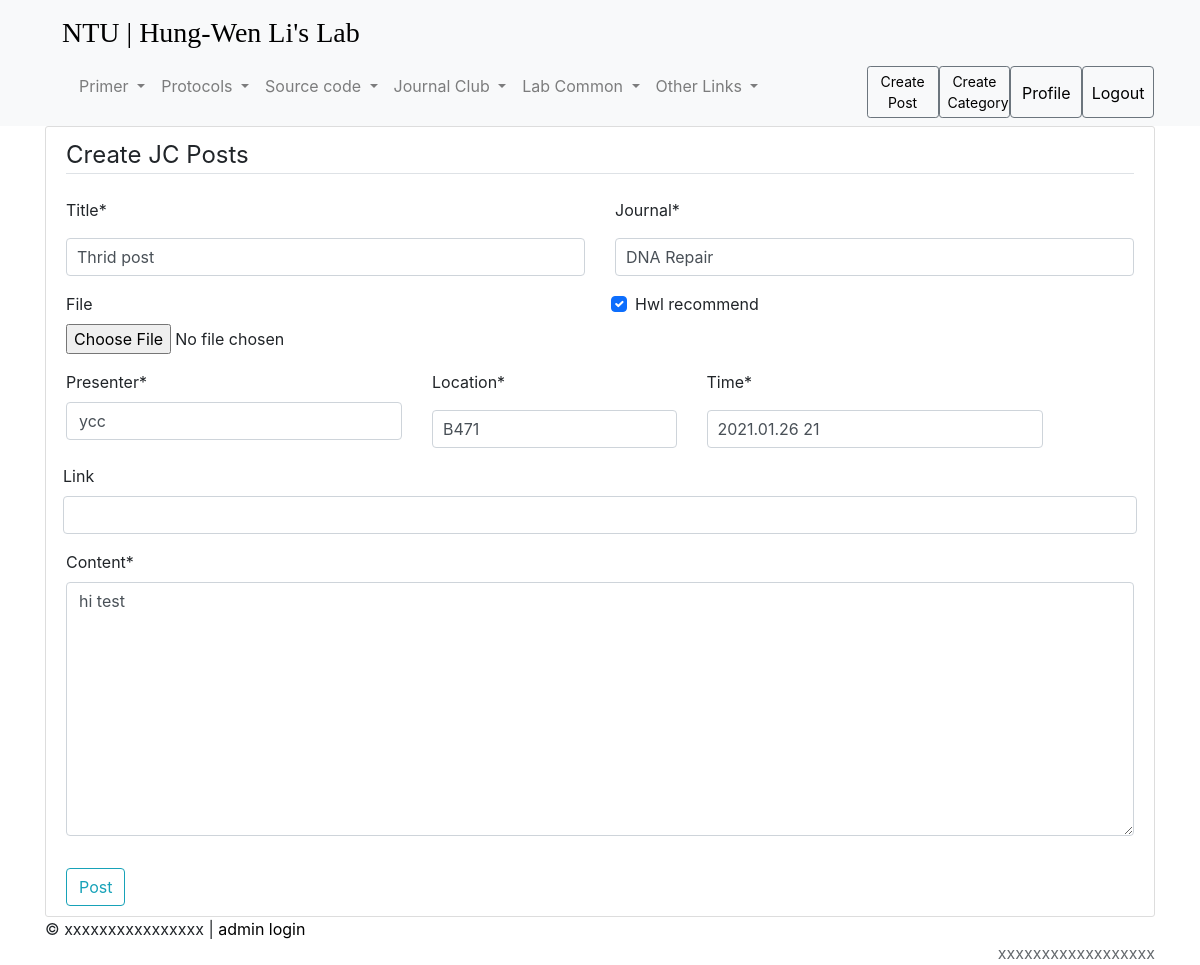
The app's page /JC/16/update/ (signed in) with its own data.
### posts/models.py (models this page shows, shortened)
class Jcpaper(models.Model):
    title = models.CharField(max_length=200)
    journal = models.CharField(max_length=200)
    hwl_recommend = models.BooleanField(default=True)
    time = models.DateTimeField()
    location = models.CharField(max_length=50)
    file = models.FileField(upload_to='JC/%Y/', blank=True)
    link = models.URLField(blank=True)
    content = models.TextField()
    presenter = models.ForeignKey(User, on_delete=models.CASCADE)
    date_posted = models.DateTimeField(default=timezone.now)

### posts/views.py (the view)
# urls.py: path('JC/<int:pk>/update/', posts_views.JCUpdateView.as_view(), name='JCupdate'),
class JCUpdateView(LoginRequiredMixin, UpdateView):
    model = Jcpaper
    fields = ['title', 'journal','hwl_recommend', 'presenter', 'file', 'location', 'time', 'link', 'content']
    template_name = 'posts/jcpaper_form.html'
    queryset = Jcpaper.objects.all()

### posts/templates/posts/jcpaper_form.html (shortened to what this page needs)
{% extends 'posts/base.html' %}
{% load crispy_forms_tags %}
{% block content %}
{% load bootstrap4 %}
{% bootstrap_css %}
    <div class="content-section">
        <form action='' method="POST" enctype='multipart/form-data'>
            <fieldset class="form-group">
                <legend class="border-bottom mb-4">Create JC Posts</legend>
                <div class="row">
                    <div class="col-6">
                        {{ form.title|as_crispy_field }}
                    </div>
                    <div class="col-6">
                        {{ form.journal|as_crispy_field }}
                    </div>
                    <div class="col-6">
                        {{ form.file|as_crispy_field }}
                    </div>
                    <div class="col-6">
                        {{ form.hwl_recommend|as_crispy_field }}
                    </div>
                    <div class="col-4">
                        {{ form.presenter|as_crispy_field }}
                    </div>
                    <div class="col-3">
                        {{ form.location|as_crispy_field }}
                    </div>
                    <div class="col-4">
                        {{ form.time|as_crispy_field }}
                    </div>
                    {{ form.link|as_crispy_field }}
                </div>
                {{ form.content|as_crispy_field }}
            </fieldset>
            <div>
                <button class="btn btn-outline-info" type="submit">Post</button>
            </div>
        </form>
    </div>
{% endblock content %}

### posts/static/posts/post.css (style rules this page uses)
.content-section { background: #ffffff; padding: 10px 20px; border: 1px solid #dddddd; border-radius: 3px; margin-bottom: 0px; }

### posts/templates/posts/base.html (style rules this page uses)
input[type=text] { width: 100%; padding: 10px 10px; margin: 8px 0; box-sizing: border-box; }
body { font-family: "Lato", sans-serif; }

### records on screen
Jcpaper: title "Thrid post", journal "DNA Repair", hwl_recommend "☑", presenter "ycc", location "B471", time "2021.01.26 21", content "hi test"
